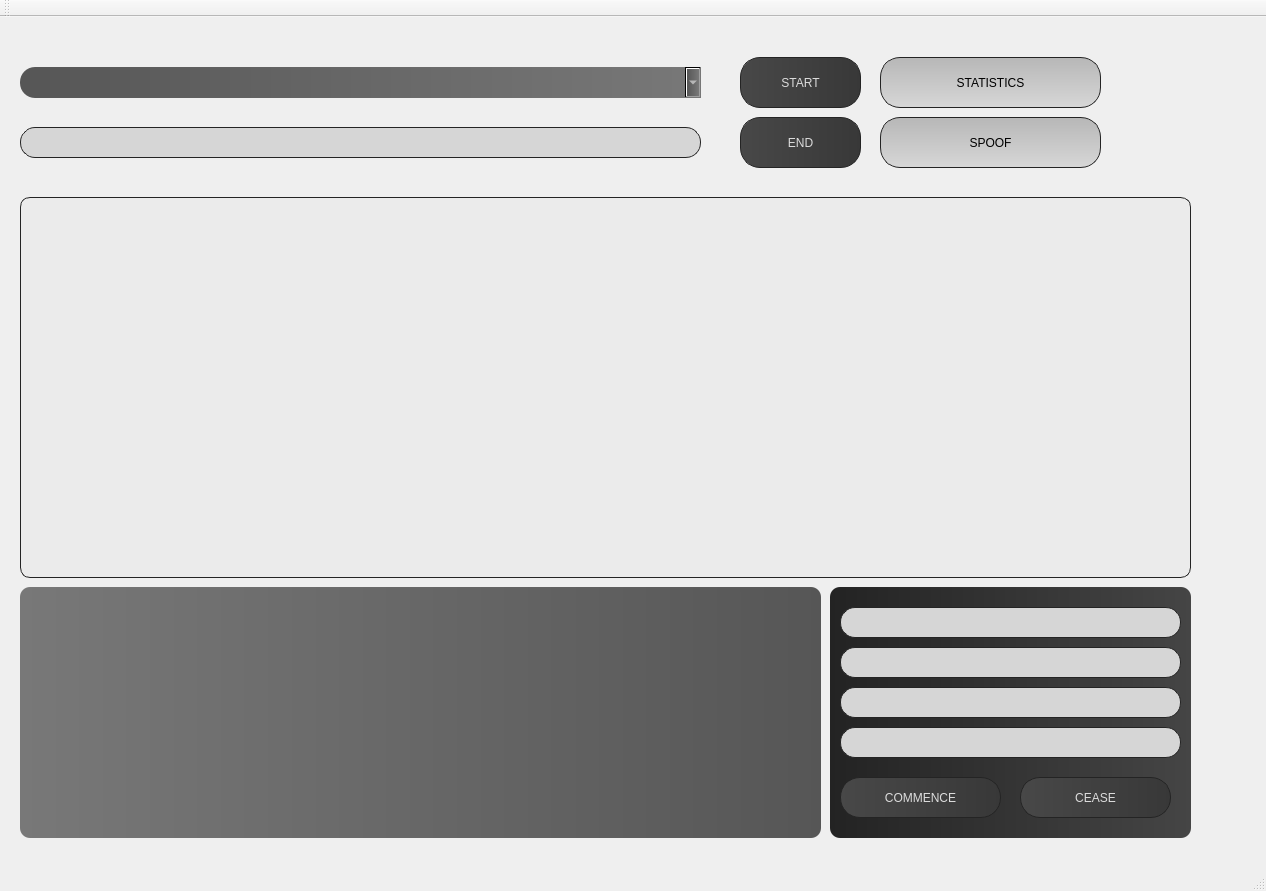
<?xml version="1.0" encoding="UTF-8"?>
<ui version="4.0">
 <class>MainWindow</class>
 <widget class="QMainWindow" name="MainWindow">
  <property name="geometry">
   <rect>
    <x>0</x>
    <y>0</y>
    <width>1266</width>
    <height>891</height>
   </rect>
  </property>
  <property name="windowTitle">
   <string>MainWindow</string>
  </property>
  <widget class="QWidget" name="centralWidget">
   <widget class="QComboBox" name="NICOption">
    <property name="geometry">
     <rect>
      <x>20</x>
      <y>50</y>
      <width>681</width>
      <height>31</height>
     </rect>
    </property>
    <property name="styleSheet">
     <string notr="true">color: rgb(230, 230, 230);

background: qlineargradient(spread:pad,x1:0,y1:0,x2:1,y2:0,stop:0 #565656,stop:1 #787878);

border-radius: 15px;

</string>
    </property>
   </widget>
   <widget class="QTableWidget" name="packTable">
    <property name="geometry">
     <rect>
      <x>20</x>
      <y>180</y>
      <width>1171</width>
      <height>381</height>
     </rect>
    </property>
    <property name="styleSheet">
     <string notr="true">background-color: rgb(235, 235, 235);

border-radius: 10px;

border:1px solid #242424;</string>
    </property>
   </widget>
   <widget class="QTextEdit" name="packBin">
    <property name="geometry">
     <rect>
      <x>20</x>
      <y>570</y>
      <width>801</width>
      <height>251</height>
     </rect>
    </property>
    <property name="styleSheet">
     <string notr="true">color: rgb(230, 230, 230);

background: qlineargradient(spread:pad,x1:0,y1:0,x2:1,y2:0,stop:0 #787878,stop:1 #565656);

border-radius: 10px;

</string>
    </property>
   </widget>
   <widget class="QPushButton" name="startBtn">
    <property name="geometry">
     <rect>
      <x>740</x>
      <y>40</y>
      <width>121</width>
      <height>51</height>
     </rect>
    </property>
    <property name="styleSheet">
     <string notr="true">QPushButton{border-style:none;
border:1px solid #242424;
color:#DCDCDC;
padding:5px;
border-radius:20px;


background: qlineargradient(spread:pad,x1:0,y1:0,x2:1,y2:0,stop:0 #484848,stop:1 #383838);

	font: 75 12pt &quot;Century Gothic&quot;;


}

QPushButton:hover {

background:qlineargradient(spread:pad,x1:0,y1:0,x2:0,y2:1,stop:0 #B7B7B7,stop:1 #D7D7D7);
border:3px solid #242424;
color:black;
padding:5px;
    
    border-color: #444444;

}

QPushButton:pressed {
    background-color: #111111;
    border-color: #333333;
    color: lightgray;
}
</string>
    </property>
    <property name="text">
     <string>START</string>
    </property>
   </widget>
   <widget class="QPushButton" name="stopBtn">
    <property name="geometry">
     <rect>
      <x>740</x>
      <y>100</y>
      <width>121</width>
      <height>51</height>
     </rect>
    </property>
    <property name="styleSheet">
     <string notr="true">QPushButton{border-style:none;
border:1px solid #242424;
color:#DCDCDC;
padding:5px;
border-radius:20px;


background: qlineargradient(spread:pad,x1:0,y1:0,x2:1,y2:0,stop:0 #484848,stop:1 #383838);

	font: 75 12pt &quot;Century Gothic&quot;;


}

QPushButton:hover {

background:qlineargradient(spread:pad,x1:0,y1:0,x2:0,y2:1,stop:0 #B7B7B7,stop:1 #D7D7D7);
border:3px solid #242424;
color:black;
padding:5px;
    
    border-color: #444444;

}

QPushButton:pressed {
    background-color: #111111;
    border-color: #333333;
    color: lightgray;
}
</string>
    </property>
    <property name="text">
     <string>END</string>
    </property>
   </widget>
   <widget class="QLineEdit" name="lineEdit">
    <property name="geometry">
     <rect>
      <x>20</x>
      <y>110</y>
      <width>681</width>
      <height>31</height>
     </rect>
    </property>
    <property name="styleSheet">
     <string notr="true">border-style:none;
border:1px solid #242424;
color:#DCDCDC;
padding:5px;
color: rgb(0, 0, 0);
border-radius:15px;


background: rgb(214, 214, 214);

	font: &quot;Century Gothic&quot;;

</string>
    </property>
   </widget>
   <widget class="QPushButton" name="stat_Btn">
    <property name="geometry">
     <rect>
      <x>880</x>
      <y>40</y>
      <width>221</width>
      <height>51</height>
     </rect>
    </property>
    <property name="styleSheet">
     <string notr="true">QPushButton{border-style:none;
border:1px solid #242424;
color:black;
padding:5px;
border-radius:20px;

background:qlineargradient(spread:pad,x1:0,y1:0,x2:0,y2:1,stop:0 #B7B7B7,stop:1 #D7D7D7);

	font: 75 12pt &quot;Century Gothic&quot;;


}

QPushButton:hover {




background: qlineargradient(spread:pad,x1:0,y1:0,x2:1,y2:0,stop:0 #484848,stop:1 #383838);
color:#DCDCDC;
border:3px solid #242424;

padding:5px;
    
    border-color: #444444;

}

QPushButton:pressed {
    background-color: #111111;
    border-color: #333333;
    color: lightgray;
}
</string>
    </property>
    <property name="text">
     <string>STATISTICS</string>
    </property>
   </widget>
   <widget class="QTextEdit" name="textDisplay">
    <property name="geometry">
     <rect>
      <x>830</x>
      <y>570</y>
      <width>361</width>
      <height>251</height>
     </rect>
    </property>
    <property name="styleSheet">
     <string notr="true">color: rgb(230, 230, 230);

background: qlineargradient(spread:pad,x1:0,y1:0,x2:1,y2:0,stop:0 #232323,stop:1 #454545);

border-radius: 10px;


	font: 75 10pt;</string>
    </property>
   </widget>
   <widget class="QPushButton" name="spoof_btn">
    <property name="geometry">
     <rect>
      <x>880</x>
      <y>100</y>
      <width>221</width>
      <height>51</height>
     </rect>
    </property>
    <property name="styleSheet">
     <string notr="true">QPushButton{border-style:none;
border:1px solid #242424;
color:black;
padding:5px;
border-radius:20px;

background:qlineargradient(spread:pad,x1:0,y1:0,x2:0,y2:1,stop:0 #B7B7B7,stop:1 #D7D7D7);

	font: 75 12pt &quot;Century Gothic&quot;;


}

QPushButton:hover {




background: qlineargradient(spread:pad,x1:0,y1:0,x2:1,y2:0,stop:0 #484848,stop:1 #383838);
color:#DCDCDC;
border:3px solid #242424;

padding:5px;
    
    border-color: #444444;

}

QPushButton:pressed {
    background-color: #111111;
    border-color: #333333;
    color: lightgray;
}
</string>
    </property>
    <property name="text">
     <string>SPOOF</string>
    </property>
   </widget>
   <widget class="QLineEdit" name="gate_ip">
    <property name="geometry">
     <rect>
      <x>840</x>
      <y>590</y>
      <width>341</width>
      <height>31</height>
     </rect>
    </property>
    <property name="styleSheet">
     <string notr="true">border-style:none;
border:1px solid #242424;
color:#DCDCDC;
padding:5px;
color: rgb(0, 0, 0);
border-radius:15px;


background: rgb(214, 214, 214);

	font: &quot;Century Gothic&quot;;</string>
    </property>
   </widget>
   <widget class="QLineEdit" name="gate_mac">
    <property name="geometry">
     <rect>
      <x>840</x>
      <y>630</y>
      <width>341</width>
      <height>31</height>
     </rect>
    </property>
    <property name="styleSheet">
     <string notr="true">border-style:none;
border:1px solid #242424;
color:#DCDCDC;
padding:5px;
color: rgb(0, 0, 0);
border-radius:15px;


background: rgb(214, 214, 214);

	font: &quot;Century Gothic&quot;;</string>
    </property>
   </widget>
   <widget class="QLineEdit" name="victim_ip">
    <property name="geometry">
     <rect>
      <x>840</x>
      <y>670</y>
      <width>341</width>
      <height>31</height>
     </rect>
    </property>
    <property name="styleSheet">
     <string notr="true">border-style:none;
border:1px solid #242424;
color:#DCDCDC;
padding:5px;
color: rgb(0, 0, 0);
border-radius:15px;


background: rgb(214, 214, 214);

	font: &quot;Century Gothic&quot;;</string>
    </property>
   </widget>
   <widget class="QLineEdit" name="victim_mac">
    <property name="geometry">
     <rect>
      <x>840</x>
      <y>710</y>
      <width>341</width>
      <height>31</height>
     </rect>
    </property>
    <property name="styleSheet">
     <string notr="true">border-style:none;
border:1px solid #242424;
color:#DCDCDC;
padding:5px;
color: rgb(0, 0, 0);
border-radius:15px;


background: rgb(214, 214, 214);

	font: &quot;Century Gothic&quot;;</string>
    </property>
   </widget>
   <widget class="QPushButton" name="spf_start_btn">
    <property name="geometry">
     <rect>
      <x>840</x>
      <y>760</y>
      <width>161</width>
      <height>41</height>
     </rect>
    </property>
    <property name="styleSheet">
     <string notr="true">QPushButton{border-style:none;
border:1px solid #242424;
color:#DCDCDC;
padding:5px;
border-radius:20px;


background: qlineargradient(spread:pad,x1:0,y1:0,x2:1,y2:0,stop:0 #484848,stop:1 #383838);

	font: 75 10pt &quot;Century Gothic&quot;;


}

QPushButton:hover {

background:qlineargradient(spread:pad,x1:0,y1:0,x2:0,y2:1,stop:0 #B7B7B7,stop:1 #D7D7D7);
border:3px solid #242424;
color:black;
padding:5px;
    
    border-color: #444444;

}

QPushButton:pressed {
    background-color: #111111;
    border-color: #333333;
    color: lightgray;
}
</string>
    </property>
    <property name="text">
     <string>COMMENCE</string>
    </property>
   </widget>
   <widget class="QPushButton" name="spf_stop_btn">
    <property name="geometry">
     <rect>
      <x>1020</x>
      <y>760</y>
      <width>151</width>
      <height>41</height>
     </rect>
    </property>
    <property name="styleSheet">
     <string notr="true">QPushButton{border-style:none;
border:1px solid #242424;
color:#DCDCDC;
padding:5px;
border-radius:20px;


background: qlineargradient(spread:pad,x1:0,y1:0,x2:1,y2:0,stop:0 #484848,stop:1 #383838);

	font: 75 10pt &quot;Century Gothic&quot;;


}

QPushButton:hover {

background:qlineargradient(spread:pad,x1:0,y1:0,x2:0,y2:1,stop:0 #B7B7B7,stop:1 #D7D7D7);
border:3px solid #242424;
color:black;
padding:5px;
    
    border-color: #444444;

}

QPushButton:pressed {
    background-color: #111111;
    border-color: #333333;
    color: lightgray;
}
</string>
    </property>
    <property name="text">
     <string>CEASE</string>
    </property>
   </widget>
  </widget>
  <widget class="QMenuBar" name="menuBar">
   <property name="geometry">
    <rect>
     <x>0</x>
     <y>0</y>
     <width>1266</width>
     <height>17</height>
    </rect>
   </property>
  </widget>
  <widget class="QToolBar" name="mainToolBar">
   <attribute name="toolBarArea">
    <enum>TopToolBarArea</enum>
   </attribute>
   <attribute name="toolBarBreak">
    <bool>false</bool>
   </attribute>
  </widget>
  <widget class="QStatusBar" name="statusBar"/>
 </widget>
 <layoutdefault spacing="6" margin="11"/>
 <resources/>
 <connections/>
</ui>
